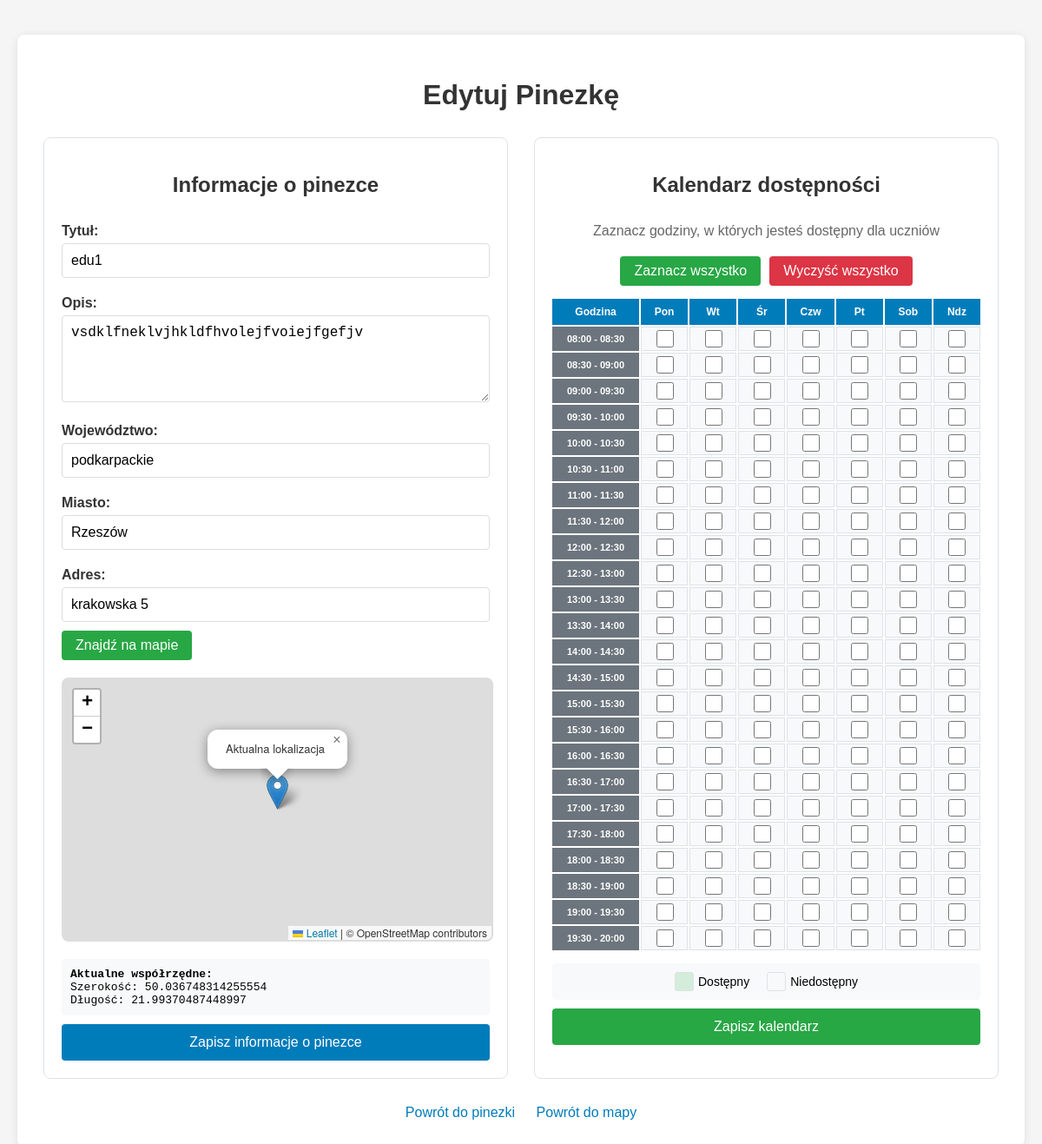
Page /edit_pin/1 (signed in) on the committed database.
### tables this page shows
CREATE TABLE pins (
                id INTEGER PRIMARY KEY AUTOINCREMENT,
                title TEXT NOT NULL,
                description TEXT,
                region TEXT NOT NULL,
                city TEXT NOT NULL,
                address TEXT NOT NULL,
                lat REAL NOT NULL,
                lng REAL NOT NULL,
                created_by INTEGER NOT NULL,
                FOREIGN KEY (created_by) REFERENCES users (id)
            );

### app.py (the view, shortened to what this page needs)
@app.route("/edit_pin/<int:pin_id>", methods=["GET", "POST"])
def edit_pin(pin_id):
    if "user_id" not in session:
        flash("Musisz być zalogowany, aby edytować pinezkę", "error")
        return redirect(url_for("login"))
    db = get_db()
    pin_row = db.execute("SELECT * FROM pins WHERE id = ?", (pin_id,)).fetchone()
    if not pin_row:
        flash("Pinezka nie istnieje", "error")
        return redirect(url_for("index"))
    pin = row_to_dict(pin_row)
    user_id = session["user_id"]
    role = session.get("user_role", "user")
    can_edit = False
    if role == "admin":
        can_edit = True
    elif role in ["teacher", "regional_teacher"] and pin["created_by"] == user_id:
        can_edit = True
    elif role == "regional_teacher":
        user_voivodeship = session.get("user_voivodeship")
        if user_voivodeship and pin["region"].lower() == user_voivodeship.lower():
            can_edit = True
    if not can_edit:
        flash("Nie masz uprawnień do edycji tej pinezki", "error")
        return redirect(url_for("index"))
    show_calendar = False
    if pin["created_by"] == user_id and role in ["teacher", "regional_teacher"]:
        show_calendar = True
    availability = {}
    if show_calendar:
        availability_rows = db.execute("""
            SELECT day_of_week, start_time, end_time, teaching_mode
            FROM teacher_availability
            WHERE teacher_id = ?
        """, (user_id,)).fetchall()
        for row in availability_rows:
            day = row['day_of_week']
            time_slot = f"{row['start_time']} - {row['end_time']}"
            if day not in availability:
                availability[day] = {}
            availability[day][time_slot] = {
                'mode': row['teaching_mode']
            }
    return render_template("edit_pin.html", pin=pin, voivodeships=VOIVODESHIPS.keys(),
                           user_role=role, user_voivodeship=session.get("user_voivodeship"),
                           show_calendar=show_calendar, availability=availability,
                           time_slots=generate_time_slots(), teaching_modes=TEACHING_MODES)

### app.py (called while the page is built)
def get_db():
    db = getattr(g, '_database', None)
    if db is None:
        db = g._database = sqlite3.connect(DATABASE)
        db.row_factory = sqlite3.Row
    return db

@app.teardown_appcontext
def close_connection(exception):
    db = getattr(g, '_database', None)
    if db is not None:
        db.close()

def row_to_dict(row):
    return dict(row) if row else None

@app.context_processor
def utility_processor():
    return dict(
        get_day_name=get_day_name,
        get_role_name=get_role_name,
        datetime=datetime,
        timedelta=timedelta,
        format_time_slot=format_time_slot
    )

def generate_time_slots():
    slots = []
    start_hour = 8
    end_hour = 20
    for hour in range(start_hour, end_hour):
        for minute in [0, 30]:
            start_time = f"{hour:02d}:{minute:02d}"
            end_minute = minute + 30
            end_hour_calc = hour
            if end_minute >= 60:
                end_minute = 0
                end_hour_calc += 1
            end_time = f"{end_hour_calc:02d}:{end_minute:02d}"
            slots.append({
                'start': start_time,
                'end': end_time,
                'label': f"{start_time} - {end_time}"
            })
    return [slot['label'] for slot in slots]

### templates/edit_pin.html (shortened to what this page needs)
<!DOCTYPE html>
<html lang="pl">
<head>
    <link rel="stylesheet" href="https://unpkg.com/leaflet@1.9.4/dist/leaflet.css"
/>
</head>
<body>
    <div class="container">
        <h1>Edytuj Pinezkę</h1>
        <div class="form-sections">
            <div class="form-section">
                <h2>Informacje o pinezce</h2>
                <form method="POST">
                    <div class="form-group">
                        <label for="title">Tytuł:</label>
                        <input type="text" id="title" name="title" value="{{ pin.title }}" required>
                    </div>
                    <div class="form-group">
                        <label for="description">Opis:</label>
                        <textarea id="description" name="description" required>{{ pin.description }}</textarea>
                    </div>
                    <div class="form-group">
                        <label for="region">Województwo:</label>
                        <input type="text" id="region" name="region" value="{{ pin.region }}" required>
                    </div>
                    <div class="form-group">
                        <label for="city">Miasto:</label>
                        <input type="text" id="city" name="city" value="{{ pin.city }}" required>
                    </div>
                    <div class="form-group">
                        <label for="address">Adres:</label>
                        <input type="text" id="address" name="address" value="{{ pin.address }}" required>
                        <button type="button" class="search-button" onclick="searchAddress()">Znajdź na mapie</button>
                    </div>
                    <div id="map"></div>
                    <div class="coords-display">
                        <strong>Aktualne współrzędne:</strong><br>
                        Szerokość: {{ pin.lat }}<br>
                        Długość: {{ pin.lng }}
                    </div>
                    <button type="submit">Zapisz informacje o pinezce</button>
                </form>
            </div>
            {% if show_calendar %}
            <div class="form-section">
                <h2>Kalendarz dostępności</h2>
                <p style="text-align: center; color: #666; margin-bottom: 20px;">
                    Zaznacz godziny, w których jesteś dostępny dla uczniów
                </p>
                <form method="POST" id="calendar-form">
                    <div class="calendar-controls">
                        <button type="button" onclick="selectAll()" class="button-success">Zaznacz wszystko</button>
                        <button type="button" onclick="clearAll()" class="button-danger">Wyczyść wszystko</button>
                    </div>
                    <div class="calendar-grid">
                        <div class="calendar-header">Godzina</div>
                        <div class="calendar-header">Pon</div>
                        <div class="calendar-header">Wt</div>
                        <div class="calendar-header">Śr</div>
                        <div class="calendar-header">Czw</div>
                        <div class="calendar-header">Pt</div>
                        <div class="calendar-header">Sob</div>
                        <div class="calendar-header">Ndz</div>
                        {% for slot in time_slots %}
                        <div class="time-label">{{ slot }}</div>
                        {% for day in range(7) %}
                            {% set field_name = "day_" + day|string + "_" + slot.replace(' - ', '_').replace(':', '') %}
                            {% set is_checked = availability.get(day, {}).get(slot, 0) %}
                            <div class="time-slot" onclick="toggleCheckbox(this)">
                                <input type="checkbox"
                                       name="{{ field_name }}"
                                       id="{{ field_name }}"
                                       {{ 'checked' if is_checked else '' }}
                                       onchange="updateSlotAppearance(this)">
                            </div>
                        {% endfor %}
                        {% endfor %}
                    </div>
                    <div class="calendar-legend">
                        <div class="legend-item">
                            <div class="legend-color legend-available"></div>
                            <span>Dostępny</span>
                        </div>
                        <div class="legend-item">
                            <div class="legend-color legend-unavailable"></div>
                            <span>Niedostępny</span>
                        </div>
                    </div>
                    <button type="submit" class="button-success">Zapisz kalendarz</button>
                </form>
            </div>
            {% endif %}
        </div>
        <div class="links">
            <a href="{{ url_for('pin', pin_id=pin.id) }}">Powrót do pinezki</a>
            <a href="{{ url_for('index') }}">Powrót do mapy</a>
        </div>
    </div>
</body>
</html>

### templates/edit_pin.html (style rules this page uses)
body { font-family: Arial, sans-serif; margin: 0; padding: 20px; background-color: #f5f5f5; }
.container { max-width: 1200px; margin: 20px auto; background: white; padding: 30px; border-radius: 8px; box-shadow: 0 2px 10px rgba(0,0,0,0.1); }
h1, h2 { text-align: center; color: #333; margin-bottom: 30px; }
.form-sections { display: grid; grid-template-columns: 1fr 1fr; gap: 30px; margin-bottom: 30px; }
.form-section { padding: 20px; border: 1px solid #dee2e6; border-radius: 8px; }
.form-group { margin-bottom: 20px; }
label { display: block; margin-bottom: 5px; color: #333; font-weight: bold; }
input[type="text"], textarea, input[type="number"] { width: 100%; padding: 10px; border: 1px solid #ddd; border-radius: 4px; font-size: 16px; box-sizing: border-box; }
textarea { height: 100px; resize: vertical; }
button { width: 100%; padding: 12px; background-color: #007cba; color: white; border: none; border-radius: 4px; font-size: 16px; cursor: pointer; transition: background-color 0.3s; margin-top: 10px; }
.button-danger { background-color: #dc3545; }
.button-success { background-color: #28a745; }
.links { text-align: center; margin-top: 20px; }
.links a { color: #007cba; text-decoration: none; margin: 0 10px; }
#map { height: 300px; width: 100%; margin: 20px 0; border: 2px solid #ddd; border-radius: 8px; }
.search-button { background-color: #28a745; margin-top: 10px; width: auto; padding: 8px 16px; display: inline-block; }
.coords-display { background-color: #f8f9fa; padding: 10px; border-radius: 4px; margin-top: 10px; font-family: monospace; }
.calendar-grid { display: grid; grid-template-columns: 100px repeat(7, 1fr); gap: 2px; margin-top: 15px; }
.calendar-header { background-color: #007cba; color: white; padding: 8px 4px; text-align: center; font-weight: bold; font-size: 12px; }
.time-label { background-color: #6c757d; color: white; padding: 8px 4px; text-align: center; font-size: 11px; font-weight: bold; display: flex; align-items: center; justify-content: center; }
.time-slot { display: flex; align-items: center; justify-content: center; border: 1px solid #dee2e6; background-color: #f8f9fa; transition: all 0.2s; cursor: pointer; }
.time-slot input[type="checkbox"] { width: 20px; height: 20px; cursor: pointer; }
.calendar-controls { display: flex; justify-content: center; gap: 10px; margin: 15px 0; }
.calendar-controls button { width: auto; padding: 8px 16px; margin: 0; }
.calendar-legend { display: flex; justify-content: center; gap: 20px; margin-top: 15px; padding: 10px; background-color: #f8f9fa; border-radius: 4px; }
.legend-item { display: flex; align-items: center; gap: 5px; font-size: 14px; }
.legend-color { width: 20px; height: 20px; border-radius: 3px; border: 1px solid #dee2e6; }
.legend-available { background-color: #d4edda; }
.legend-unavailable { background-color: #f8f9fa; }

### rows in the picture
pins: title "edu1", description "vsdklfneklvjhkldfhvolejfvoiejfgefjv", region "podkarpackie", city "Rzeszów", address "krakowska 5", lat "50.036748314255554", lng "21.99370487448997"

### other values in the picture
{{ slot }} "08:00 - 08:30" "08:30 - 09:00" "09:00 - 09:30" "09:30 - 10:00" "10:00 - 10:30" "10:30 - 11:00" "11:00 - 11:30" "11:30 - 12:00" "12:00 - 12:30" "12:30 - 13:00" "13:00 - 13:30" "13:30 - 14:00" "14:00 - 14:30" "14:30 - 15:00" "15:00 - 15:30" "15:30 - 16:00" "16:00 - 16:30" "16:30 - 17:00" "17:00 - 17:30" "17:30 - 18:00" "18:00 - 18:30" "18:30 - 19:00" "19:00 - 19:30" "19:30 - 20:00"
